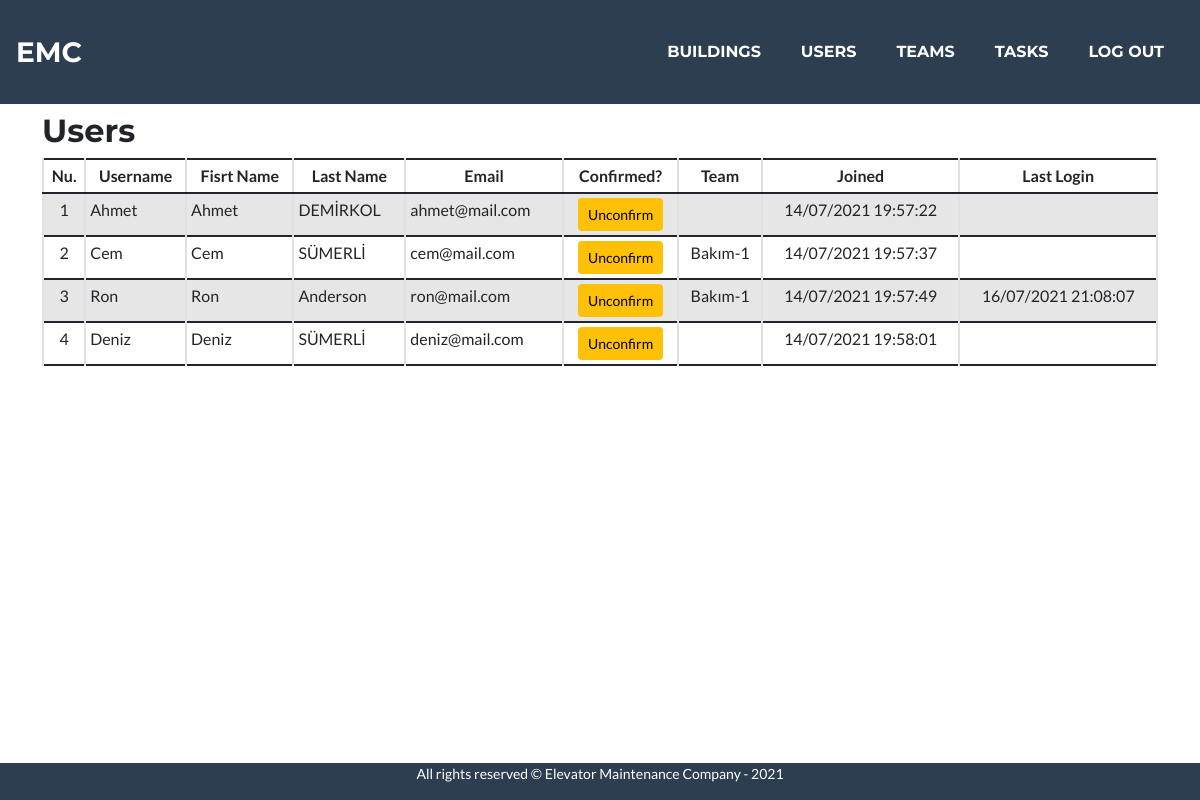
Before: /userlist (signed in) with the older database file.
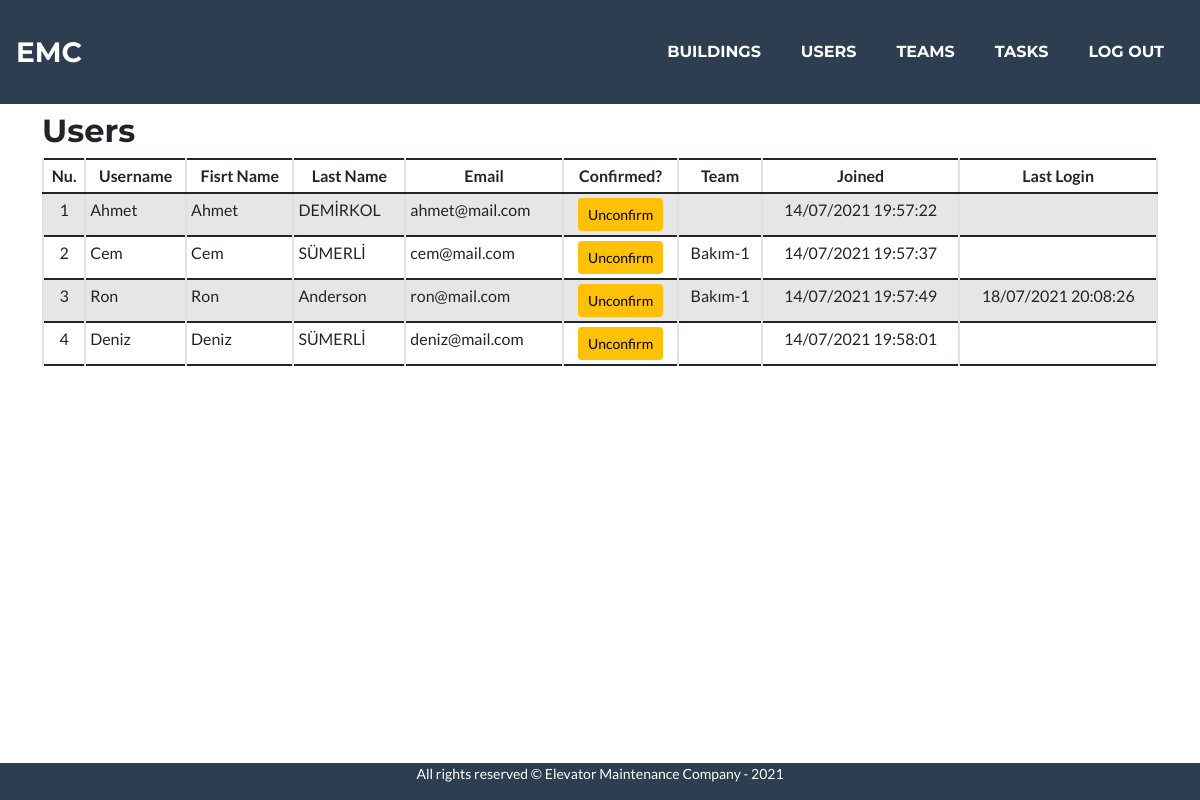
After: the same page with the newer database file.
### maintenance/models.py (models this page shows, shortened)
class User(AbstractUser):
    confirmed = models.BooleanField(default=False)

class Team(models.Model):
    leader = models.ForeignKey(User, on_delete=models.CASCADE, related_name="team_leader")
    name = models.CharField(max_length=50)
    description = models.CharField(max_length=200)

### maintenance/views.py (the view)
# urls.py: path("userlist", views.userlist, name="userlist"),
@login_required
def userlist(request):
    users = User.objects.exclude(is_staff=1)
    for u in users:
        try:
            userTeam = UserTeam.objects.get(user_id = u.id)
            if userTeam:
                try:
                    team = Team.objects.get(pk=userTeam.team_id)
                    u.team = team.name
                except:
                    pass
        except:
            pass
    return render(request, "maintenance/userlist.html", {
        "users": users
    })

### maintenance/templates/maintenance/userlist.html (shortened to what this page needs)
{% extends "maintenance/layout.html" %}
{% load tz %}
{% load static %}
{% block main %}
    <h2>Users</h2>
    {% if users %}
        <section id="usersTableSection">
        <div class="table-responsive">
            <table class="table table-sm table-striped table-hover table-bordered">
                <thead style="text-align: center;">
                    <th>Nu.</th>
                    <th>Username</th>
                    <th>Fisrt Name</th>
                    <th>Last Name</th>
                    <th>Email</th>
                    <th>Confirmed?</th>
                    <th>Team</th>
                    <th>Joined</th>
                    <th>Last Login</th>
                </thead>
                <tbody>
                    {% for user in users %}
                        <tr {% if not user.confirmed %} class="table-danger" {% endif %} style="vertical-align: middle;">
                            <td style="text-align: center;">{{ forloop.counter }}</td>
                            <td>{{ user.username }}</td>
                            <td>{{ user.first_name }}</td>
                            <td>{{ user.last_name }}</td>
                            <td>{{ user.email }}</td>
                            {% if user.confirmed %}
                                <td style="text-align: center;"><a href="javascript:void(0)" class="btn btn-sm btn-warning conf" data-confirm="{{ user.id }}">Unconfirm</a></td>
                            {% else %}
                                <td style="text-align: center;"><a href="javascript:void(0)" class="btn btn-sm btn-success conf" data-confirm="{{ user.id }}">Confirm</a></td>
                            {% endif %}
                            <td style="text-align: center;">{{ user.team }}</td>
                            <td style="text-align: center;">{{ user.date_joined|localtime|date:"d/m/Y H:i:s" }}</td>
                            <td style="text-align: center;">{{ user.last_login|localtime|date:"d/m/Y H:i:s" }}</td>
                        </tr>
                    {% endfor %}
                </tbody>
            </table>
        </div>
        </section>
    {% else %}
        <div>
            <p>No buildings have been added so far. Click <strong>"Add New Building"</strong> button and add a new building.</p>
        </div>
    {% endif %}
{% endblock %}

Changed rows visible on the page:
changed User "Ron": last_login "16/07/2021 21:08:07" → "18/07/2021 20:08:26"
